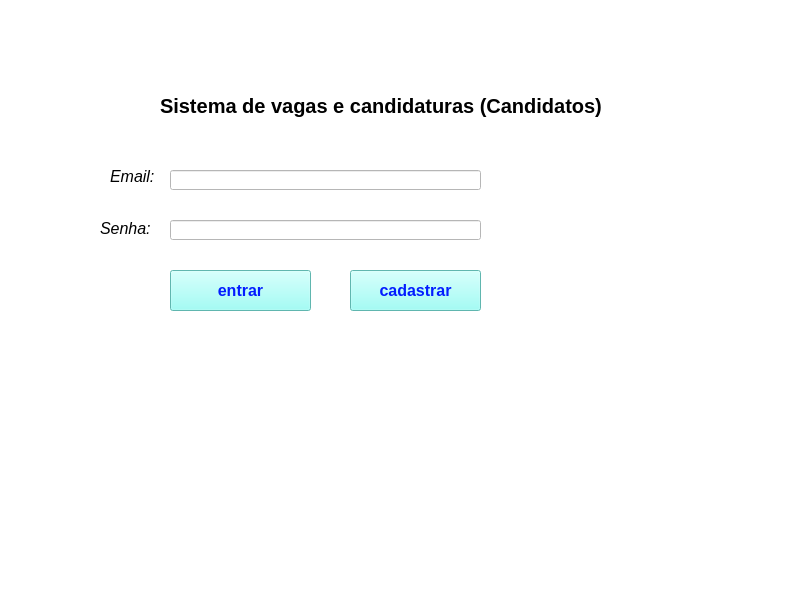
<?xml version="1.0" encoding="UTF-8"?>
<ui version="4.0">
 <class>MainWindow</class>
 <widget class="QMainWindow" name="MainWindow">
  <property name="geometry">
   <rect>
    <x>0</x>
    <y>0</y>
    <width>800</width>
    <height>600</height>
   </rect>
  </property>
  <property name="windowTitle">
   <string>MainWindow</string>
  </property>
  <property name="styleSheet">
   <string notr="true">background-color: rgb(255, 255, 255);</string>
  </property>
  <widget class="QWidget" name="centralwidget">
   <widget class="QLabel" name="label">
    <property name="geometry">
     <rect>
      <x>160</x>
      <y>90</y>
      <width>491</width>
      <height>31</height>
     </rect>
    </property>
    <property name="font">
     <font>
      <pointsize>15</pointsize>
      <weight>75</weight>
      <bold>true</bold>
     </font>
    </property>
    <property name="text">
     <string>Sistema de vagas e candidaturas (Candidatos)</string>
    </property>
   </widget>
   <widget class="QLabel" name="label_2">
    <property name="geometry">
     <rect>
      <x>110</x>
      <y>170</y>
      <width>47</width>
      <height>13</height>
     </rect>
    </property>
    <property name="font">
     <font>
      <pointsize>12</pointsize>
      <italic>true</italic>
     </font>
    </property>
    <property name="text">
     <string>Email:</string>
    </property>
   </widget>
   <widget class="QLabel" name="label_3">
    <property name="geometry">
     <rect>
      <x>100</x>
      <y>220</y>
      <width>51</width>
      <height>16</height>
     </rect>
    </property>
    <property name="font">
     <font>
      <pointsize>12</pointsize>
      <italic>true</italic>
     </font>
    </property>
    <property name="text">
     <string>Senha:</string>
    </property>
   </widget>
   <widget class="QLineEdit" name="emailCandidato">
    <property name="geometry">
     <rect>
      <x>170</x>
      <y>170</y>
      <width>311</width>
      <height>20</height>
     </rect>
    </property>
   </widget>
   <widget class="QLineEdit" name="senhaCandidato">
    <property name="geometry">
     <rect>
      <x>170</x>
      <y>220</y>
      <width>311</width>
      <height>20</height>
     </rect>
    </property>
   </widget>
   <widget class="QPushButton" name="pbEntarCandidatos">
    <property name="geometry">
     <rect>
      <x>170</x>
      <y>270</y>
      <width>141</width>
      <height>41</height>
     </rect>
    </property>
    <property name="font">
     <font>
      <pointsize>12</pointsize>
      <weight>75</weight>
      <bold>true</bold>
     </font>
    </property>
    <property name="styleSheet">
     <string notr="true">background-color: rgb(135, 255, 245);
color: rgb(3, 28, 255);</string>
    </property>
    <property name="text">
     <string>entrar</string>
    </property>
   </widget>
   <widget class="QPushButton" name="pbCadastrarCandidato">
    <property name="geometry">
     <rect>
      <x>350</x>
      <y>270</y>
      <width>131</width>
      <height>41</height>
     </rect>
    </property>
    <property name="font">
     <font>
      <pointsize>12</pointsize>
      <weight>75</weight>
      <bold>true</bold>
     </font>
    </property>
    <property name="styleSheet">
     <string notr="true">background-color: rgb(135, 255, 245);
color: rgb(3, 28, 255);</string>
    </property>
    <property name="text">
     <string>cadastrar</string>
    </property>
   </widget>
   <widget class="QLabel" name="mensagemCadastroOuEntrar">
    <property name="geometry">
     <rect>
      <x>90</x>
      <y>370</y>
      <width>451</width>
      <height>16</height>
     </rect>
    </property>
    <property name="text">
     <string/>
    </property>
   </widget>
  </widget>
  <widget class="QMenuBar" name="menubar">
   <property name="geometry">
    <rect>
     <x>0</x>
     <y>0</y>
     <width>800</width>
     <height>21</height>
    </rect>
   </property>
  </widget>
  <widget class="QStatusBar" name="statusbar"/>
 </widget>
 <resources/>
 <connections/>
</ui>
